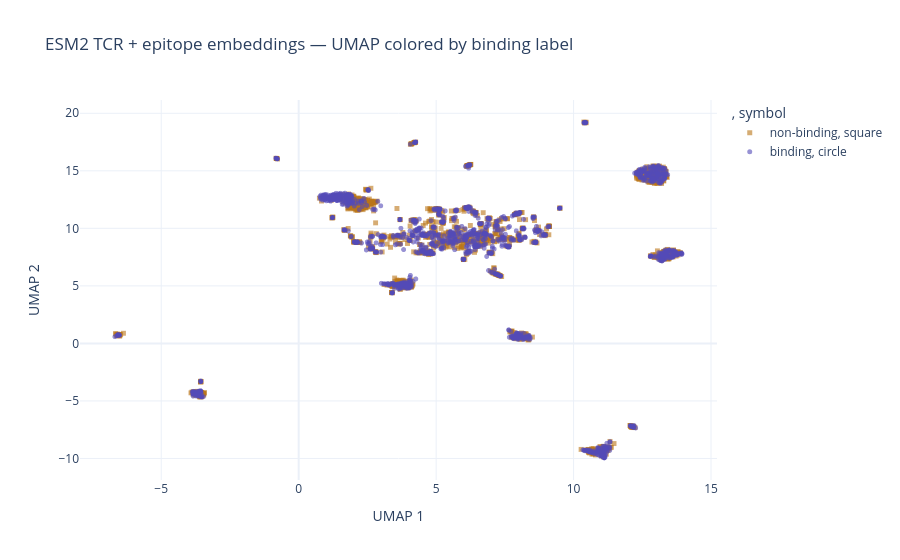
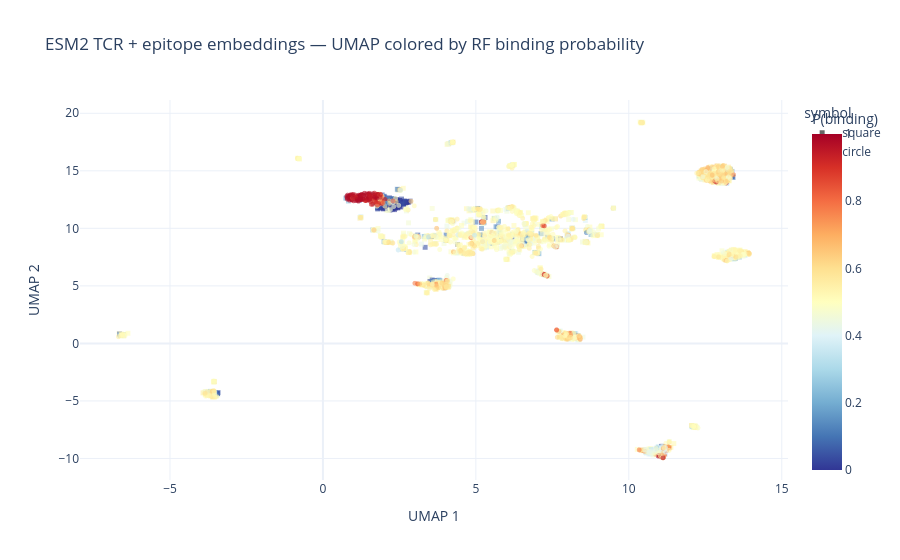

Write notebook code for charts like these, in order.
### Markdown cell above
### Joint embedding UMAP (TCR + Epitope = 640 dims)

This is the space the Random Forest actually operates in. Unlike the TCR-only UMAP (Part 1), distinct islands emerge here — each corresponding to a group of TCR–epitope pairs that are jointly similar. Several islands are almost entirely one binding class.

### Code cell
# ── UMAP on the full concatenated embedding (TCR + epitope = 640 dims) ────
# This is what the Random Forest actually learned from
# %pip install umap-learn plotly

import umap
import plotly.express as px
import pandas as pd
import numpy as np

# ── 1. Subsample for speed (UMAP on 120k points is slow in a notebook) ────
N_VIZ = 3000
rng   = np.random.default_rng(42)
idx   = rng.choice(len(X_test), size=N_VIZ, replace=False)

X_viz = X_test[idx]          # (3000, 640)  — ESM2 embeddings
y_viz = y_test[idx]           # 0 = non-binding, 1 = binding

print("Running UMAP on TCR + epitope embeddings (640 dims)...")
reducer_full = umap.UMAP(n_components=2, n_neighbors=30, min_dist=0.1,
                          random_state=42, n_jobs=1)
full_2d = reducer_full.fit_transform(X_viz)   # (3000, 640) → (3000, 2)

df_full = pd.DataFrame({
    "UMAP 1"  : full_2d[:, 0],
    "UMAP 2"  : full_2d[:, 1],
    "label"   : ["binding" if l == 1 else "non-binding" for l in y_viz],
    "prob_rf" : rf.predict_proba(X_viz)[:, 1].round(3),
    "symbol"  : ["circle" if l == 1 else "square" for l in y_viz],
})

# ── colored by true label ─────────────────────────────────────────────────
fig3 = px.scatter(
    df_full,
    x="UMAP 1", y="UMAP 2",
    color="label",
    symbol="symbol",
    color_discrete_map={"binding": "#534AB7", "non-binding": "#BA7517"},
    symbol_map={"circle": "circle", "square": "square"},
    hover_data={"prob_rf": True, "UMAP 1": False, "UMAP 2": False, "symbol": False},
    opacity=0.6,
    title="ESM2 TCR + epitope embeddings — UMAP colored by binding label",
    labels={"label": ""},
    template="plotly_white",
)
fig3.update_traces(marker=dict(size=5))
fig3.show()

# ── colored by RF probability ─────────────────────────────────────────────
fig4 = px.scatter(
    df_full,
    x="UMAP 1", y="UMAP 2",
    color="prob_rf",
    symbol="symbol",
    color_continuous_scale="RdYlBu_r",
    range_color=[0, 1],
    symbol_map={"circle": "circle", "square": "square"},
    opacity=0.6,
    title="ESM2 TCR + epitope embeddings — UMAP colored by RF binding probability",
    labels={"prob_rf": "P(binding)"},
    template="plotly_white",
)
fig4.update_traces(marker=dict(size=5))
fig4.show()

### Figure 1 — Plotly figure (JSON) as saved in the notebook; plotly's stock layout.template omitted (floating-point values rounded to 4 significant figures; data arrays with more than 128 entries replaced by an {"elided": "..."} marker saying what was removed)
{"data": [{"customdata": {"elided": "1486x2 mixed values"}, "hovertemplate": "=non-binding<br>prob_rf=%{customdata[0]}<extra></extra>", "legendgroup": "non-binding, square", "marker": {"color": "#BA7517", "opacity": 0.6, "size": 5, "symbol": "square"}, "mode": "markers", "name": "non-binding, square", "showlegend": true, "type": "scattergl", "x": {"elided": "1486 float values"}, "xaxis": "x", "y": {"elided": "1486 float values"}, "yaxis": "y"}, {"customdata": {"elided": "1514x2 mixed values"}, "hovertemplate": "=binding<br>prob_rf=%{customdata[0]}<extra></extra>", "legendgroup": "binding, circle", "marker": {"color": "#534AB7", "opacity": 0.6, "size": 5, "symbol": "circle"}, "mode": "markers", "name": "binding, circle", "showlegend": true, "type": "scattergl", "x": {"elided": "1514 float values"}, "xaxis": "x", "y": {"elided": "1514 float values"}, "yaxis": "y"}], "layout": {"legend": {"title": {"text": ", symbol"}, "tracegroupgap": 0}, "title": {"text": "ESM2 TCR + epitope embeddings — UMAP colored by binding label"}, "xaxis": {"anchor": "y", "domain": [0, 1], "title": {"text": "UMAP 1"}}, "yaxis": {"anchor": "x", "domain": [0, 1], "title": {"text": "UMAP 2"}}}}

### Figure 2 — Plotly figure (JSON) as saved in the notebook; plotly's stock layout.template omitted (floating-point values rounded to 4 significant figures; data arrays with more than 128 entries replaced by an {"elided": "..."} marker saying what was removed)
{"data": [{"hovertemplate": "symbol=square<br>UMAP 1=%{x}<br>UMAP 2=%{y}<br>P(binding)=%{marker.color}<extra></extra>", "legendgroup": "square", "marker": {"color": {"elided": "1486 float values"}, "coloraxis": "coloraxis", "opacity": 0.6, "size": 5, "symbol": "square"}, "mode": "markers", "name": "square", "showlegend": true, "type": "scattergl", "x": {"elided": "1486 float values"}, "xaxis": "x", "y": {"elided": "1486 float values"}, "yaxis": "y"}, {"hovertemplate": "symbol=circle<br>UMAP 1=%{x}<br>UMAP 2=%{y}<br>P(binding)=%{marker.color}<extra></extra>", "legendgroup": "circle", "marker": {"color": {"elided": "1514 float values"}, "coloraxis": "coloraxis", "opacity": 0.6, "size": 5, "symbol": "circle"}, "mode": "markers", "name": "circle", "showlegend": true, "type": "scattergl", "x": {"elided": "1514 float values"}, "xaxis": "x", "y": {"elided": "1514 float values"}, "yaxis": "y"}], "layout": {"coloraxis": {"cmax": 1, "cmin": 0, "colorbar": {"title": {"text": "P(binding)"}}, "colorscale": [[0, "rgb(49,54,149)"], [0.1, "rgb(69,117,180)"], [0.2, "rgb(116,173,209)"], [0.3, "rgb(171,217,233)"], [0.4, "rgb(224,243,248)"], [0.5, "rgb(255,255,191)"], [0.6, "rgb(254,224,144)"], [0.7, "rgb(253,174,97)"], [0.8, "rgb(244,109,67)"], [0.9, "rgb(215,48,39)"], [1, "rgb(165,0,38)"]]}, "legend": {"title": {"text": "symbol"}, "tracegroupgap": 0}, "title": {"text": "ESM2 TCR + epitope embeddings — UMAP colored by RF binding probability"}, "xaxis": {"anchor": "y", "domain": [0, 1], "title": {"text": "UMAP 1"}}, "yaxis": {"anchor": "x", "domain": [0, 1], "title": {"text": "UMAP 2"}}}}
